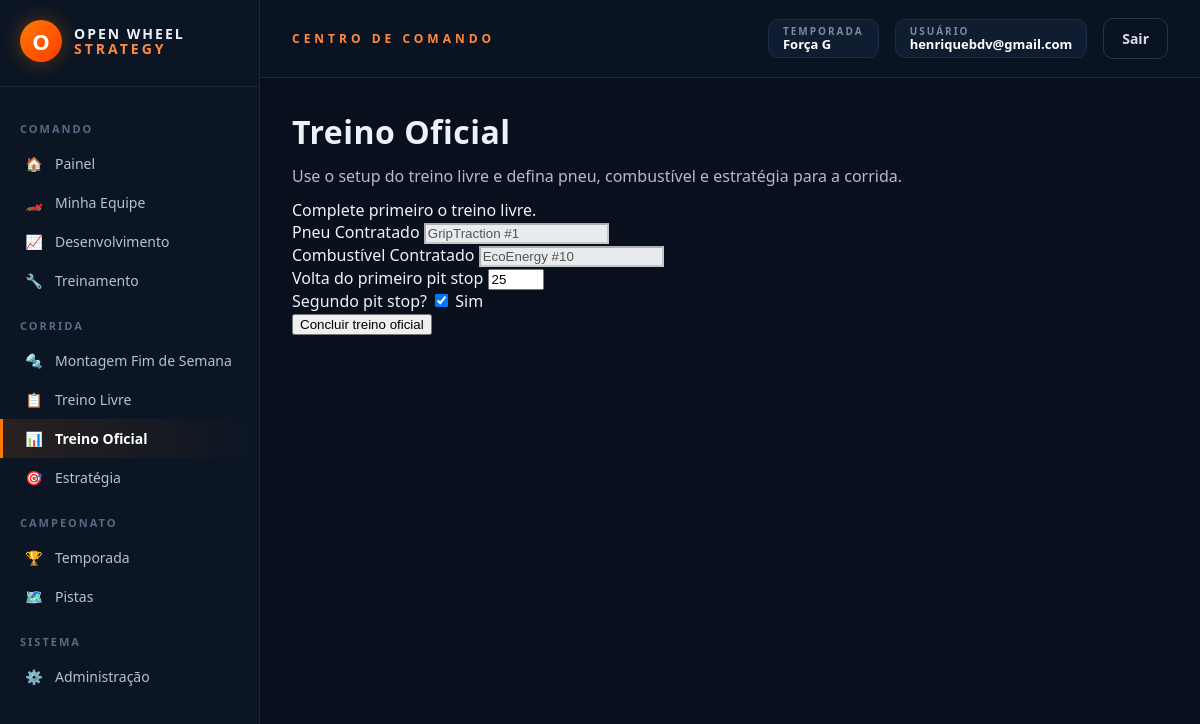
/treino-oficial (signed in), run on an earlier commit of the app's database.
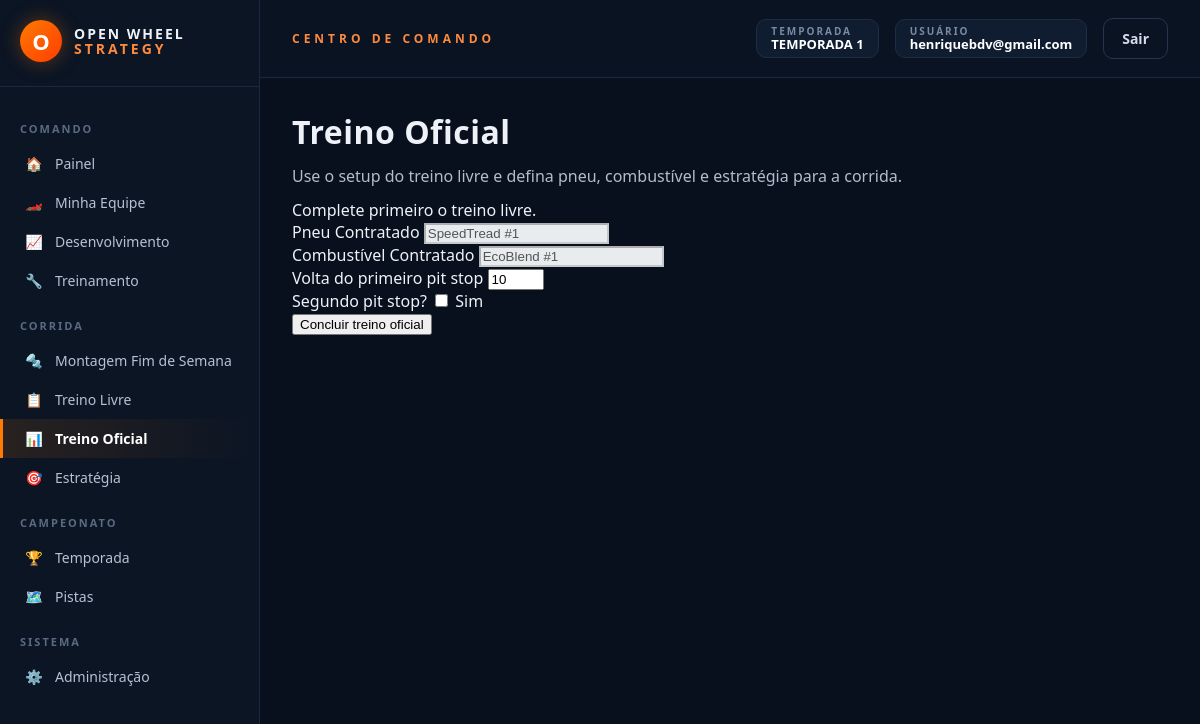
And on a later commit of the database.
### models_temporada.py (models this page shows, shortened)
class Temporada(db.Model):
    __tablename__ = "temporadas"
    id = db.Column(db.Integer, primary_key=True)
    nome = db.Column(db.String(120), nullable=False)
    ativa = db.Column(db.Boolean, default=False, nullable=False)
    data_criacao = db.Column(db.DateTime, default=datetime.utcnow)
    corridas_agendadas = db.relationship(
        "CorridaAgendada", backref="temporada",
        cascade="all, delete-orphan",
        order_by="CorridaAgendada.ordem",
    )
    @classmethod
    def ativa_atual(cls):
        try:
            return cls.query.filter_by(ativa=True).first()
        except (OperationalError, ProgrammingError, NoSuchTableError):
            return None

### models.py (models this page shows, shortened)
class FornecedorPneu(db.Model):
    __tablename__ = "fornecedores_pneu"
    id = db.Column(db.Integer, primary_key=True)
    nome = db.Column(db.String(100), nullable=False)
    custo_temporada = db.Column(db.Float, default=0.0)
    custo_montagem = db.Column(db.Float, default=0.0)
    ativo = db.Column(db.Boolean, default=True)
    performance = db.Column(db.Float, default=0.0)
    desgaste = db.Column(db.Float, default=1.8)
    categoria_chuva = db.Column(db.String(20), default="seco")

class FornecedorCombustivel(db.Model):
    __tablename__ = "fornecedores_combustivel"
    id = db.Column(db.Integer, primary_key=True)
    nome = db.Column(db.String(100), nullable=False)
    custo_temporada = db.Column(db.Float, default=0.0)
    custo_montagem = db.Column(db.Float, default=0.0)
    ativo = db.Column(db.Boolean, default=True)
    eficiencia = db.Column(db.Float, default=0.0)
    aumento_potencia_motor = db.Column(db.Float, default=0.0)

class CarroJogador(db.Model):
    __tablename__ = "carros_jogadores"
    id = db.Column(db.Integer, primary_key=True)
    usuario_id = db.Column(db.Integer, db.ForeignKey("usuarios.id"), unique=True, nullable=False)
    nome = db.Column(db.String(100), nullable=False)
    orcamento = db.Column(db.Float, default=55_000.0)
    motor_fornecedor_id = db.Column(db.Integer, db.ForeignKey("fornecedores_motor.id"), nullable=False)
    combustivel_fornecedor_id = db.Column(db.Integer, db.ForeignKey("fornecedores_combustivel.id"), nullable=False)
    pneu_fornecedor_id = db.Column(db.Integer, db.ForeignKey("fornecedores_pneu.id"), nullable=False)
    chassi_fornecedor_id = db.Column(db.Integer, db.ForeignKey("fornecedores_chassi.id"), nullable=True)
    cambio_fornecedor_id = db.Column(db.Integer, db.ForeignKey("fornecedores_cambio.id"), nullable=False)
    suspensao_fornecedor_id = db.Column(db.Integer, db.ForeignKey("fornecedores_suspensao.id"), nullable=False)
    engenheiro_fornecedor_id = db.Column(db.Integer, db.ForeignKey("fornecedores_engenheiro.id"), nullable=True)
    combustivel_carregado = db.Column(db.Float, default=110.0)
    cor_primaria = db.Column(db.String(7), default="#cc0000")
    cor_secundaria = db.Column(db.String(7), default="#ffffff")
    modelo_motor = db.Column(db.Integer, nullable=True)
    modelo_combustivel = db.Column(db.Integer, nullable=True)
    modelo_pneu = db.Column(db.Integer, nullable=True)
    modelo_cambio = db.Column(db.Integer, nullable=True)
    modelo_suspensao = db.Column(db.Integer, nullable=True)
    estrategia_volta_pit = db.Column(db.Integer, default=10)
    estrategia_dois_pits = db.Column(db.Boolean, default=False)

### rotas/treino.py (the view, shortened to what this page needs)
    @app.route("/treino-oficial", methods=["GET", "POST"])
    @login_requerido
    def treino_oficial_view():
        usuario = Usuario.query.get(session["usuario_id"])
        if not usuario.equipe:
            return redirect(url_for("minha_equipe"))
        ajustes = session.get("treino_livre_salvo") or {"ajuste_cambio": 50, "ajuste_suspensao": 50, "ajuste_freio": 50,
                                                         "ajuste_aerofolio_dianteiro": 50, "ajuste_aerofolio_traseiro": 50}
        pneu_contratado = FornecedorPneu.query.get(usuario.equipe.pneu_fornecedor_id)
        combustivel_contratado = FornecedorCombustivel.query.get(usuario.equipe.combustivel_fornecedor_id)
        resultado = None
        mensagem = None
        if not session.get("treino_livre_salvo"):
            mensagem = "Complete primeiro o treino livre."
        return render_template("treino_oficial.html", ajustes=ajustes, pneu_contratado=pneu_contratado, combustivel_contratado=combustivel_contratado, resultado=resultado, mensagem=mensagem, equipe=usuario.equipe)

### app.py (called while the page is built)
def _registrar_contexto(app):
    @app.context_processor
    def injetar_globais():
        usuario_id = session.get("usuario_id")
        usuario = Usuario.query.get(usuario_id) if usuario_id else None
        return {
            "usuario_logado": usuario,
            "categorias_fornecedor": FORNECEDORES_CONFIG,
            "temporada_ativa": Temporada.ativa_atual(),
        }

### extensoes.py (called while the page is built)
def login_requerido(view_func):
    @functools.wraps(view_func)
    def wrapper(*args, **kwargs):
        if not session.get("usuario_id"):
            return redirect(url_for("login"))
        return view_func(*args, **kwargs)
    return wrapper

### templates/treino_oficial.html (shortened to what this page needs)
{% extends "base.html" %}
{% block content %}
<h1 class="h3">Treino Oficial</h1>
<p>Use o setup do treino livre e defina pneu, combustível e estratégia para a corrida.</p>
{% if mensagem %}
<div class="alert alert-info">{{ mensagem }}</div>
{% endif %}
<form method="POST" class="form-ows">
    <div class="row g-3">
        <div class="col-md-6">
            <label class="form-label">Pneu Contratado</label>
            <input type="text" class="form-control" value="{{ pneu_contratado.nome }}" disabled style="background:#e9ecef;">
        </div>
        <div class="col-md-6">
            <label class="form-label">Combustível Contratado</label>
            <input type="text" class="form-control" value="{{ combustivel_contratado.nome }}" disabled style="background:#e9ecef;">
        </div>
        <div class="col-md-6">
            <label for="volta_primeiro_pit" class="form-label">Volta do primeiro pit stop</label>
            <input id="volta_primeiro_pit" type="number" min="1" max="80" name="volta_primeiro_pit" value="{{ equipe.estrategia_volta_pit }}" class="form-control">
        </div>
        <div class="col-md-6">
            <label for="outro_pit" class="form-label d-block">Segundo pit stop?</label>
            <input id="outro_pit" type="checkbox" name="outro_pit" class="form-check-input" {% if equipe.estrategia_dois_pits %}checked{% endif %}>
            <label class="form-check-label ms-2" for="outro_pit">Sim</label>
        </div>
    </div>
    <button type="submit" class="btn btn-primary mt-3">Concluir treino oficial</button>
</form>
{% endblock %}

### templates/base.html (shortened to what this page needs)
<!DOCTYPE html>
<html lang="pt-br">
<head>
    <link href="{{ url_for('static', filename='css/tema.css') }}" rel="stylesheet">
</head>
<body>
{% if usuario_logado %}
<div class="ows-shell">
    <aside class="ows-sidebar">
        <div class="ows-logo">
            <div class="ows-logo-mark">O</div>
            <div class="ows-logo-text">OPEN WHEEL<br><span>STRATEGY</span></div>
        </div>
        <div class="ows-menu-section">COMANDO</div>
        <a href="{{ url_for('home') }}" class="ows-menu-link {% if request.endpoint == 'home' %}active{% endif %}"><span class="ows-icon">🏠</span> Painel</a>
        <a href="{{ url_for('minha_equipe') }}" class="ows-menu-link {% if request.endpoint == 'minha_equipe' %}active{% endif %}"><span class="ows-icon">🏎️</span> Minha Equipe</a>
        <a href="{{ url_for('desenvolvimento_view') }}" class="ows-menu-link {% if request.endpoint == 'desenvolvimento_view' %}active{% endif %}"><span class="ows-icon">📈</span> Desenvolvimento</a>
        <a href="{{ url_for('treinamento_view') }}" class="ows-menu-link {% if request.endpoint == 'treinamento_view' %}active{% endif %}"><span class="ows-icon">🔧</span> Treinamento</a>
        <div class="ows-menu-section">CORRIDA</div>
        <a href="{{ url_for('montagem_fim_de_semana') }}" class="ows-menu-link {% if request.endpoint == 'montagem_fim_de_semana' %}active{% endif %}"><span class="ows-icon">🔩</span> Montagem Fim de Semana</a>
        <a href="{{ url_for('treino_livre_view') }}" class="ows-menu-link {% if request.endpoint == 'treino_livre_view' %}active{% endif %}"><span class="ows-icon">📋</span> Treino Livre</a>
        <a href="{{ url_for('treino_oficial_view') }}" class="ows-menu-link {% if request.endpoint == 'treino_oficial_view' %}active{% endif %}"><span class="ows-icon">📊</span> Treino Oficial</a>
        <a href="{{ url_for('estrategia_corrida_view') }}" class="ows-menu-link {% if request.endpoint == 'estrategia_corrida_view' %}active{% endif %}"><span class="ows-icon">🎯</span> Estratégia</a>
        <div class="ows-menu-section">CAMPEONATO</div>
        <a href="{{ url_for('temporada_view') }}" class="ows-menu-link {% if request.endpoint == 'temporada_view' %}active{% endif %}"><span class="ows-icon">🏆</span> Temporada</a>
        <a href="{{ url_for('pistas_reais_view') }}" class="ows-menu-link {% if request.endpoint == 'pistas_reais_view' %}active{% endif %}"><span class="ows-icon">🗺️</span> Pistas</a>
        {% if usuario_logado.eh_admin %}
        <div class="ows-menu-section">SISTEMA</div>
        <a href="{{ url_for('admin_dashboard') }}" class="ows-menu-link {% if request.endpoint == 'admin_dashboard' %}active{% endif %}"><span class="ows-icon">⚙️</span> Administração</a>
        {% endif %}
    </aside>
    <div class="ows-main">
        <header class="ows-topbar">
            <div class="ows-topbar-title">CENTRO DE COMANDO</div>
            <div class="ows-topbar-right">
                {% if temporada_ativa %}
                <div class="ows-badge">
                    <div class="ows-badge-label">TEMPORADA</div>
                    <div class="ows-badge-value">{{ temporada_ativa.nome }}</div>
                </div>
                {% endif %}
                <div class="ows-badge">
                    <div class="ows-badge-label">USUÁRIO</div>
                    <div class="ows-badge-value">{{ usuario_logado.email }}</div>
                </div>
                <a href="{{ url_for('logout') }}" class="ows-btn ows-btn-ghost">Sair</a>
            </div>
        </header>
        <div class="ows-content">
            {% block content %}{% endblock %}
        </div>
    </div>
</div>
{% endif %}
</body>
</html>

What changed in the data, as far as the page shows it:
removed CarroJogador: volta_primeiro_pit "25", estrategia_dois_pits "☑"
changed Temporada: nome "Força G" → "TEMPORADA 1"
changed FornecedorPneu: nome "GripTraction #1" → "SpeedTread #1"
changed FornecedorCombustivel: nome "EcoEnergy #10" → "EcoBlend #1"
now on this page (row edited): CarroJogador: volta_primeiro_pit "10"
